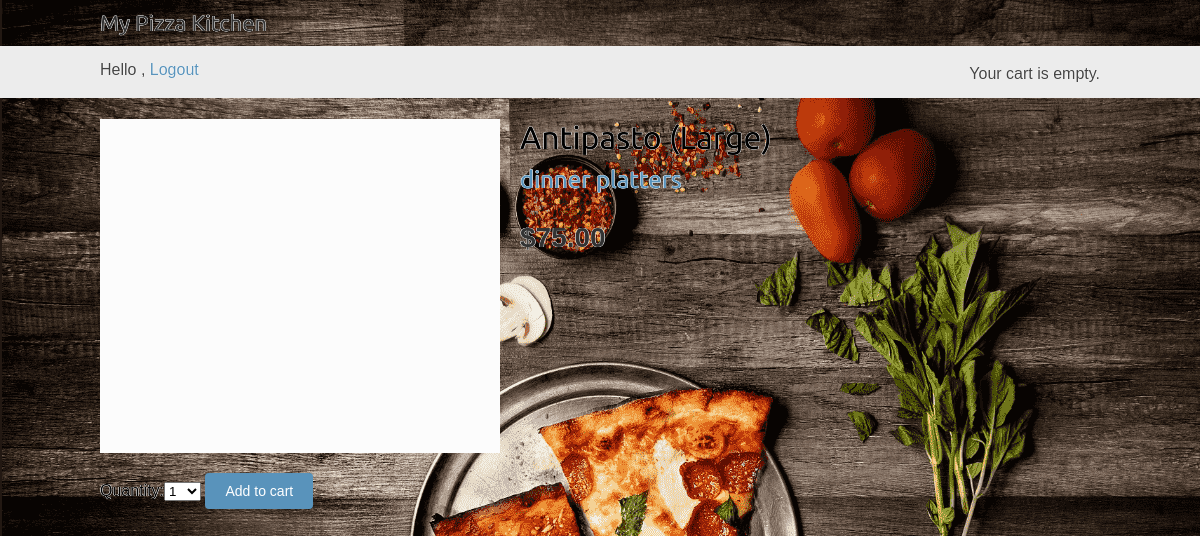
The app's page /49/antipasto-large/ (signed in) with its own data.
### orders/models.py (models this page shows, shortened)
class Product(models.Model):
	category = models.ForeignKey(Category, related_name='products', on_delete=models.CASCADE)
	name = models.CharField(max_length=64, db_index=True)
	slug = models.SlugField(max_length=64, db_index=True)
	description = models.TextField(blank=True)
	price = models.DecimalField(max_digits=10, decimal_places=2)
	available = models.BooleanField(default=True)
	class Meta:
		ordering = ('name',)
		index_together = (('id', 'slug'),)

class Category(models.Model):
	name = models.CharField(max_length=64, db_index=True)
	slug = models.SlugField(max_length=64, unique=True)
	class Meta:
		ordering = ('name',)
		verbose_name = 'category'
		verbose_name_plural = 'categories'
	def get_absolute_url(self):
		return reverse('orders:product_list_by_category', args=[self.slug])
	def __str__(self):
		return self.name

### orders/views.py (the view)
# urls.py: path('<int:id>/<slug:slug>/', views.product_detail,	name='product_detail'),
@login_required
def product_detail(request, id, slug):
	product = get_object_or_404(Product, id=id, slug=slug, available=True)
	print(product.category)
	if (str(product.category) == 'pizza'):
		cart_product_form = CartAddProductForm1()
	else:
		cart_product_form = CartAddProductForm()
	context = {
		'product': product,
		'cart_product_form': cart_product_form
	}
	return render(request, 'orders/product/detail.html', context)

### cart/forms.py
class CartAddProductForm(forms.Form):
	quantity = forms.TypedChoiceField( choices=PRODUCT_QUANTITY_CHOICES, coerce=int)
	override = forms.BooleanField(required=False, initial=False, widget=forms.HiddenInput)

### cart/cart.py (called while the page is built)
	def __len__(self):
		return sum(item['quantity'] for item in self.cart.values())

### cart/context_processors.py (called while the page is built)
def cart(request):
	return {'cart': Cart(request)}

### orders/templates/orders/product/detail.html (shortened to what this page needs)
{% extends "orders/base.html" %}
{% load static %}
{% block content %}
	<div class="product-detail">
		<img src="{% if product.category|slugify == 'pizza' %} {% static 'img/pizza.png' %} {% elif product.category|slugify  == 'subs' %} {% static 'img/subs.png' %} {% elif product.category|slugify  == 'salads' %} {% static 'img/salad.jpg' %} {% elif product.category|slugify  == 'pasta' %} {% static 'img/pasta.jpg' %} {% elif product.category|slugify  == 'dinner platters' %} {% static 'img/dinner.jpg' %} {% else %} {% static 'img/blank.png' %}{% endif %}">
		<h1>{{ product.name }}</h1>
		<h2>
			<a href="{{ product.category.get_absolute_url }}">
			{{ product.category }}
			</a>
		</h2>
		<p class="price">${{ product.price }}</p>
	</div>
	<div id="side">
		<form action="{% url 'cart:cart_add' product.id %}" method="post">
		{{ cart_product_form }}
			<input type="submit" value="Add to cart">
		</form>
	</div>
{% endblock %}

### orders/static/css/base.css (style rules this page uses)
body { margin:0; padding:0; font-family:helvetica, sans-serif; text-shadow: -0.4px 0 white, 0 0.4px white, 0.4px 0 white, 0 -0.4px white !important ; }
h1, h2, h3, h4, h5 , h6 { font-family: 'Ubuntu', sans-serif; font-weight:normal; }
a { text-decoration:none; color:#5993bb; }
a.button, input[type="submit"] { color:#fff; background:#5993bb; border-radius:4px; padding:10px 20px; font-size:14px; border:0; }
.product-detail { text-align:justify; }
.product-detail .price { color:#333; font-size:28px; font-weight:bold; }
.product-detail img { width:40%; float:left; padding:0 20px 20px 0; }
.product-detail h1 { margin-bottom:0; }
.product-detail h2 { margin-top:10px; }
#side { clear:both; }

### records on screen
Product: name "Antipasto (Large)", category "dinner platters", price "75.00"
